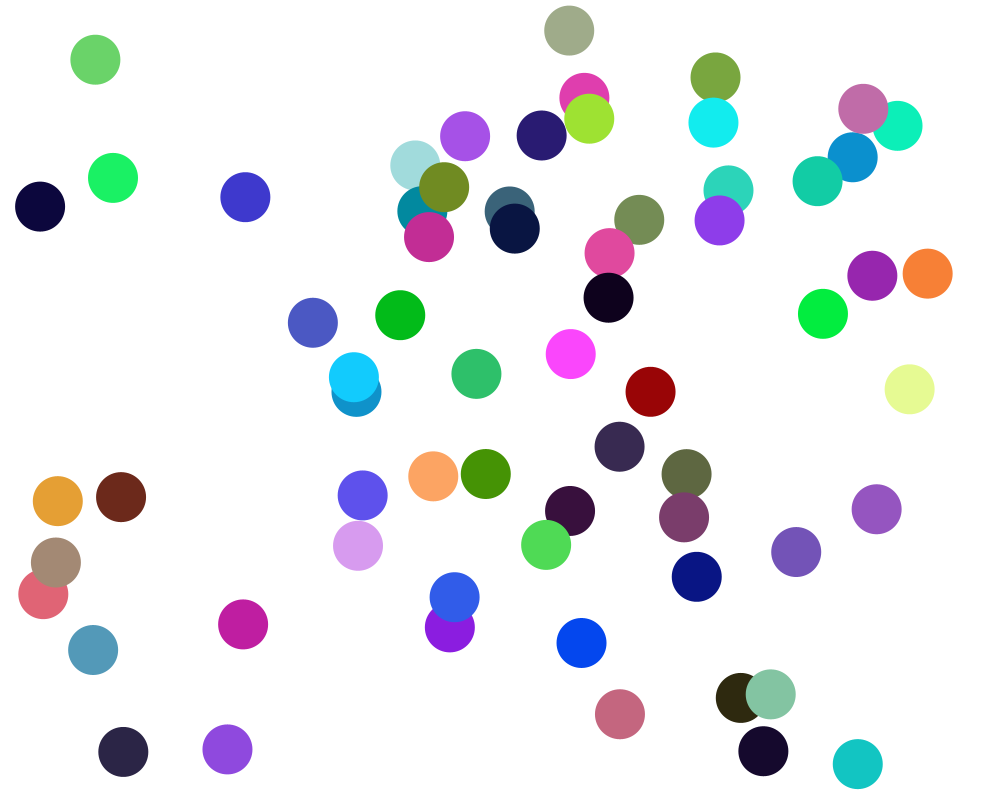
Frame 1 (no input)
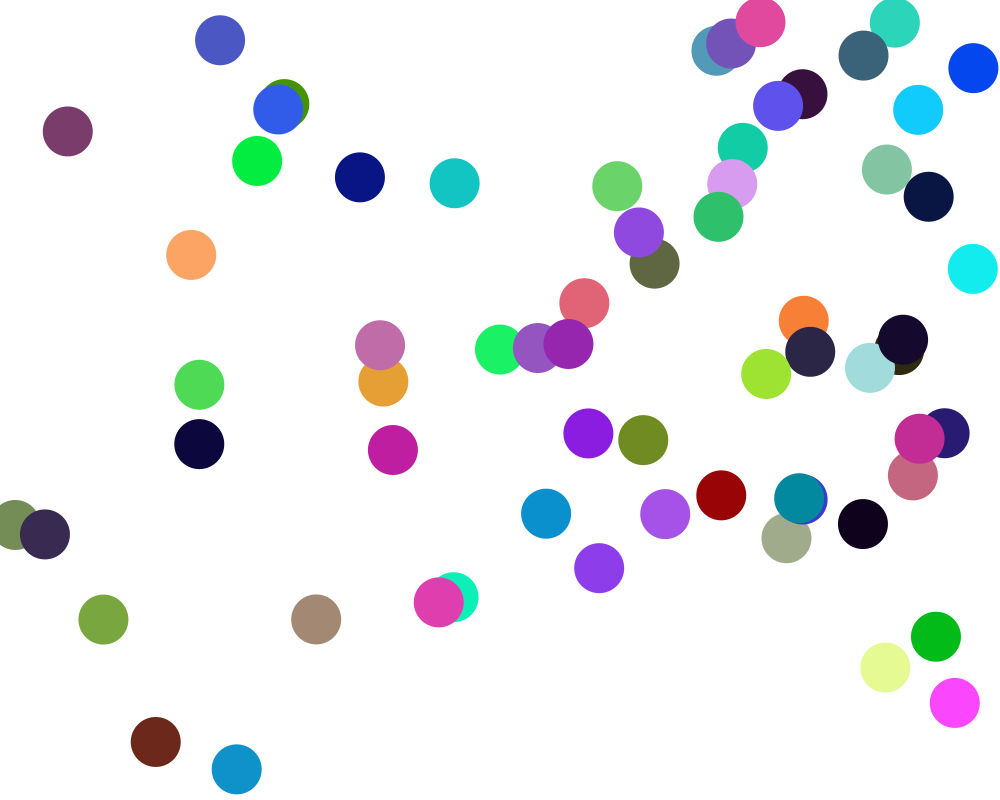
Frame 60 (the mouse pressed at the canvas centre just before this capture)
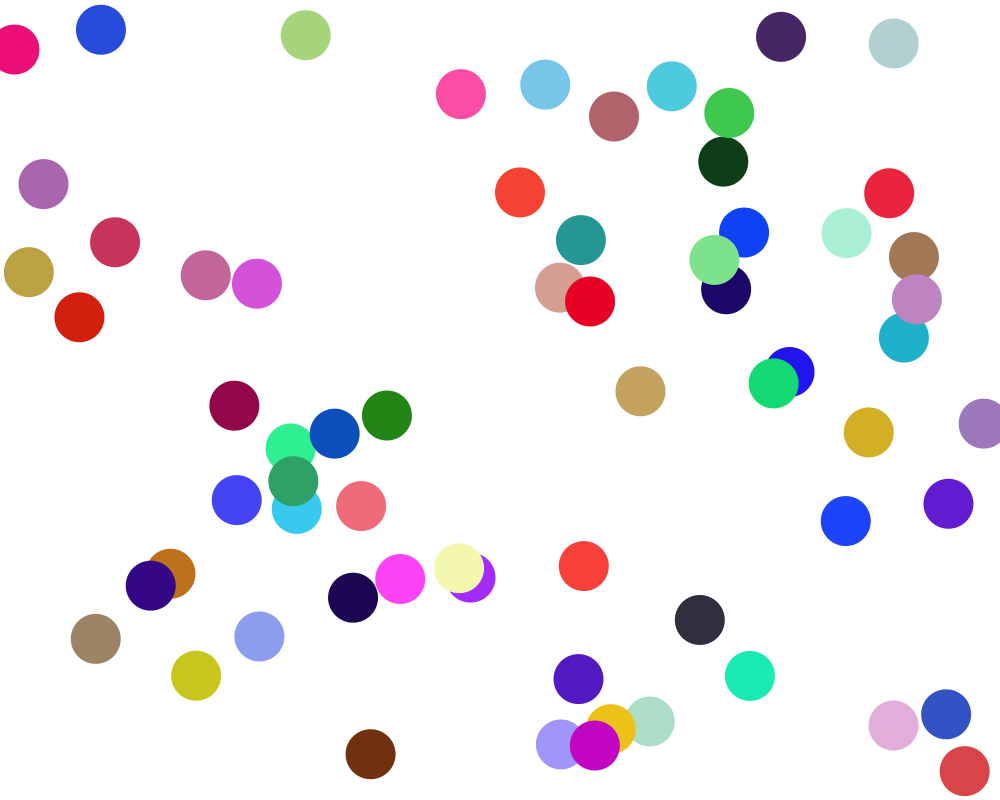
Frame 120 (the mouse held since frame 60 and released just before this capture)

The Processing sketch that drew these frames (run headless with seeded random() and noise(); from frame 60 on, the mouse is pressed at the canvas centre):

// Processing sketch: Comp_Sci_05task3
// ── Comp_Sci_05task3.pde
int numBalls = 65;
float ballDiam = 50;
boolean[] moveDown = new boolean[numBalls], moveRight = new boolean[numBalls];
float[] ballX = new float[numBalls], ballY = new float[numBalls], ballXSpeed = new float[numBalls], ballYSpeed = new float[numBalls];
color[] ballColor = new color[numBalls];

void setup() {
  size(1000, 800);
  for (int i =0; i<numBalls; i++) {
    ballX[i]=random(ballDiam/2, width-ballDiam/2);
    ballY[i]=random(ballDiam/2, height-ballDiam/2);
    moveDown[i]=boolean1();
    moveRight[i]=boolean2();
    ballXSpeed[i] = random(2, 12);
    ballYSpeed[i] = random(2, 12);
    ballColor[i]= color(random(0, 255), random(0, 255), random(0, 255));
    fill(50);
  }
  noStroke();
}

void draw() {
  background(255);
  for (int i =0; i<numBalls; i++) {
    fill(ballColor[i]);
    ellipse(ballX[i], ballY[i], ballDiam, ballDiam);
    if (moveRight[i]) {
      ballX[i]+=ballXSpeed[i];
    } else {
      ballX[i]-=ballXSpeed[i];
    }
    if (moveDown[i]) {
      ballY[i]+=ballYSpeed[i];
    } else {
      ballY[i]-=ballYSpeed[i];
    }
    if (edgeBounce(ballX[i], ballDiam/2, width)) {
      moveRight[i] = !moveRight[i];
    }
    if (edgeBounce(ballY[i], ballDiam/2, height)) {
      moveDown[i] = !moveDown[i];
    }
    noFill();
  }
}

boolean boolean1() {
  return random(1) > 0.7;
}

boolean boolean2() {
  return random(1) > 0.3;
}

boolean edgeBounce(float coordinate, float size, float maxEdge) {
  return(coordinate - size < 0 || coordinate + size > maxEdge);
}

void mousePressed() {
  for (int i = 0; i < numBalls; i++) {
    ballColor[i]= color(random(0, 255), random(0, 255), random(0, 255));
  }
}
